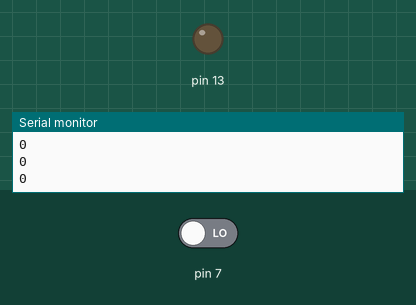
Recording of a sketch running on a simulated Arduino Uno, built with avr-gcc and run on an emulated ATmega328P. Parts: output pins drawn as LEDs (lit = HIGH), the last lines printed to the serial monitor. The inputs (shaded band) are chosen by the test bench; at power-on: pin 7 LOW.

Above: at 1.2 s.
1.3 s: pin 7 driven HIGH
At 1.9 s:
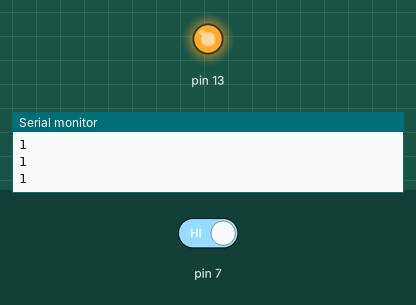
2.9 s: pin 7 driven LOW
At 4.3 s:
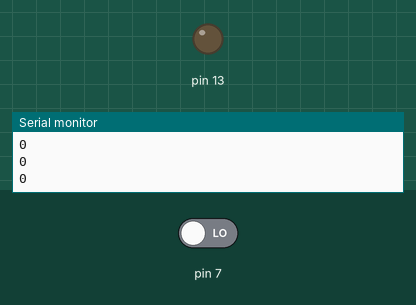
Timing chart, 0 to 5.9 s (numbered marks = the images above; inputs shaded):
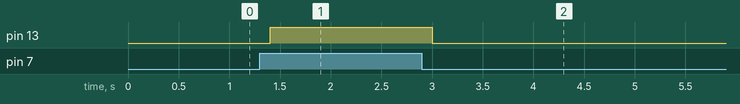

The sketch:

042-pir.ino
```cpp
void setup() {
  Serial.begin(9600);
  pinMode(13, OUTPUT);
  pinMode(7, INPUT);
}

void loop() {
  int pir = digitalRead(7);
  Serial.println(pir);
  delay(100);

  if (pir) {
    digitalWrite(13, HIGH);
  } else {
    digitalWrite(13, LOW);
  }
}
```

Measured:
- after the input at 1.3 s, pin 13: LOW → HIGH after 0.10 s
- after the input at 2.9 s, pin 13: HIGH → LOW after 0.10 s
